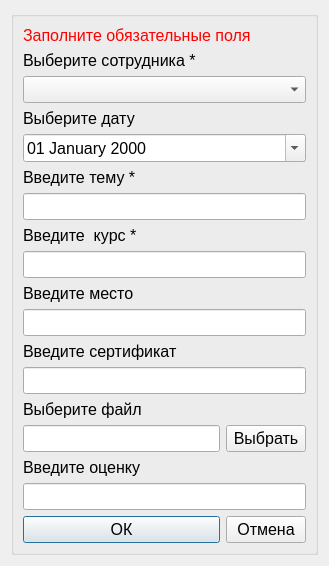
<?xml version="1.0" encoding="UTF-8"?>
<ui version="4.0">
 <class>Addoredit_PovyshKval</class>
 <widget class="QDialog" name="Addoredit_PovyshKval">
  <property name="geometry">
   <rect>
    <x>0</x>
    <y>0</y>
    <width>329</width>
    <height>540</height>
   </rect>
  </property>
  <property name="windowTitle">
   <string>добавление записи</string>
  </property>
  <property name="styleSheet">
   <string notr="true"/>
  </property>
  <layout class="QGridLayout" name="gridLayout">
   <item row="0" column="0">
    <widget class="QGroupBox" name="groupBox">
     <property name="title">
      <string/>
     </property>
     <layout class="QGridLayout" name="gridLayout_2">
      <item row="17" column="0">
       <widget class="QPushButton" name="pushButton_ok">
        <property name="font">
         <font>
          <pointsize>12</pointsize>
         </font>
        </property>
        <property name="text">
         <string>ОК</string>
        </property>
        <property name="icon">
         <iconset resource="../resourses.qrc">
          <normaloff>:/img/img/ok.png</normaloff>:/img/img/ok.png</iconset>
        </property>
       </widget>
      </item>
      <item row="3" column="0" colspan="2">
       <widget class="QLabel" name="label_6">
        <property name="font">
         <font>
          <pointsize>12</pointsize>
         </font>
        </property>
        <property name="text">
         <string>Выберите дату</string>
        </property>
       </widget>
      </item>
      <item row="0" column="0" colspan="2">
       <widget class="QLabel" name="label_error">
        <property name="font">
         <font>
          <pointsize>12</pointsize>
         </font>
        </property>
        <property name="styleSheet">
         <string notr="true">color:red</string>
        </property>
        <property name="text">
         <string>Заполните обязательные поля</string>
        </property>
       </widget>
      </item>
      <item row="1" column="0" colspan="2">
       <widget class="QLabel" name="label">
        <property name="font">
         <font>
          <pointsize>12</pointsize>
         </font>
        </property>
        <property name="text">
         <string>Выберите сотрудника *</string>
        </property>
       </widget>
      </item>
      <item row="5" column="0" colspan="2">
       <widget class="QLabel" name="label_2">
        <property name="font">
         <font>
          <pointsize>12</pointsize>
         </font>
        </property>
        <property name="text">
         <string>Введите тему *</string>
        </property>
       </widget>
      </item>
      <item row="8" column="0" colspan="2">
       <widget class="QLineEdit" name="lineEdit_kurs">
        <property name="font">
         <font>
          <pointsize>12</pointsize>
         </font>
        </property>
       </widget>
      </item>
      <item row="6" column="0" colspan="2">
       <widget class="QLineEdit" name="lineEdit_tema">
        <property name="font">
         <font>
          <pointsize>12</pointsize>
         </font>
        </property>
       </widget>
      </item>
      <item row="2" column="0" colspan="2">
       <widget class="QComboBox" name="comboBox_sotr">
        <property name="font">
         <font>
          <pointsize>12</pointsize>
         </font>
        </property>
       </widget>
      </item>
      <item row="9" column="0" colspan="2">
       <widget class="QLabel" name="label_4">
        <property name="font">
         <font>
          <pointsize>12</pointsize>
         </font>
        </property>
        <property name="text">
         <string>Введите место</string>
        </property>
       </widget>
      </item>
      <item row="7" column="0" colspan="2">
       <widget class="QLabel" name="label_3">
        <property name="font">
         <font>
          <pointsize>12</pointsize>
         </font>
        </property>
        <property name="text">
         <string>Введите  курс *</string>
        </property>
       </widget>
      </item>
      <item row="12" column="0" colspan="2">
       <widget class="QLineEdit" name="lineEdit_sert">
        <property name="font">
         <font>
          <pointsize>12</pointsize>
         </font>
        </property>
       </widget>
      </item>
      <item row="10" column="0" colspan="2">
       <widget class="QLineEdit" name="lineEdit_mesto">
        <property name="font">
         <font>
          <pointsize>12</pointsize>
         </font>
        </property>
       </widget>
      </item>
      <item row="14" column="1">
       <widget class="QPushButton" name="pushButton_choose">
        <property name="font">
         <font>
          <pointsize>12</pointsize>
         </font>
        </property>
        <property name="text">
         <string>Выбрать</string>
        </property>
        <property name="icon">
         <iconset resource="../resourses.qrc">
          <normaloff>:/img/img/1134892.png</normaloff>:/img/img/1134892.png</iconset>
        </property>
       </widget>
      </item>
      <item row="11" column="0">
       <widget class="QLabel" name="label_8">
        <property name="font">
         <font>
          <pointsize>12</pointsize>
         </font>
        </property>
        <property name="text">
         <string>Введите сертификат</string>
        </property>
       </widget>
      </item>
      <item row="13" column="0" colspan="2">
       <widget class="QLabel" name="label_5">
        <property name="font">
         <font>
          <pointsize>12</pointsize>
         </font>
        </property>
        <property name="text">
         <string>Выберите файл</string>
        </property>
       </widget>
      </item>
      <item row="17" column="1">
       <widget class="QPushButton" name="pushButton_cancel">
        <property name="font">
         <font>
          <pointsize>12</pointsize>
         </font>
        </property>
        <property name="text">
         <string>Отмена</string>
        </property>
        <property name="icon">
         <iconset resource="../resourses.qrc">
          <normaloff>:/img/img/cancel.png</normaloff>:/img/img/cancel.png</iconset>
        </property>
       </widget>
      </item>
      <item row="14" column="0">
       <widget class="QLineEdit" name="lineEdit_file">
        <property name="font">
         <font>
          <pointsize>12</pointsize>
         </font>
        </property>
       </widget>
      </item>
      <item row="4" column="0" colspan="2">
       <widget class="QDateEdit" name="dateEdit">
        <property name="font">
         <font>
          <pointsize>12</pointsize>
         </font>
        </property>
        <property name="displayFormat">
         <string>dd MMMM yyyy</string>
        </property>
        <property name="calendarPopup">
         <bool>true</bool>
        </property>
       </widget>
      </item>
      <item row="15" column="0" colspan="2">
       <widget class="QLabel" name="label_7">
        <property name="font">
         <font>
          <pointsize>12</pointsize>
         </font>
        </property>
        <property name="text">
         <string>Введите оценку</string>
        </property>
       </widget>
      </item>
      <item row="16" column="0" colspan="2">
       <widget class="QLineEdit" name="lineEdit_ocenka">
        <property name="font">
         <font>
          <pointsize>12</pointsize>
         </font>
        </property>
       </widget>
      </item>
     </layout>
    </widget>
   </item>
  </layout>
 </widget>
 <resources>
  <include location="../resourses.qrc"/>
 </resources>
 <connections/>
</ui>
